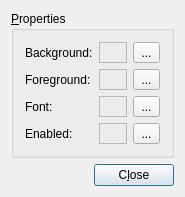
<ui version="4.0" >
 <author></author>
 <comment>*********************************************************************
**
** Copyright (C) 2011 Nokia Corporation and/or its subsidiary(-ies).
** All rights reserved.
** Contact: Nokia Corporation (qt-info@nokia.com)
**
** This file is part of the tools applications of the Qt Toolkit.
**
** $QT_BEGIN_LICENSE:LGPL$
** GNU Lesser General Public License Usage
** This file may be used under the terms of the GNU Lesser General Public
** License version 2.1 as published by the Free Software Foundation and
** appearing in the file LICENSE.LGPL included in the packaging of this
** file. Please review the following information to ensure the GNU Lesser
** General Public License version 2.1 requirements will be met:
** http://www.gnu.org/licenses/old-licenses/lgpl-2.1.html.
**
** In addition, as a special exception, Nokia gives you certain additional
** rights. These rights are described in the Nokia Qt LGPL Exception
** version 1.1, included in the file LGPL_EXCEPTION.txt in this package.
**
** GNU General Public License Usage
** Alternatively, this file may be used under the terms of the GNU General
** Public License version 3.0 as published by the Free Software Foundation
** and appearing in the file LICENSE.GPL included in the packaging of this
** file. Please review the following information to ensure the GNU General
** Public License version 3.0 requirements will be met:
** http://www.gnu.org/copyleft/gpl.html.
**
** Other Usage
** Alternatively, this file may be used in accordance with the terms and
** conditions contained in a signed written agreement between you and Nokia.
**
**
**
**
**
** $QT_END_LICENSE$
**
*********************************************************************</comment>
 <exportmacro></exportmacro>
 <class>AmbientProperties</class>
 <widget class="QDialog" name="AmbientProperties" >
  <property name="geometry" >
   <rect>
    <x>0</x>
    <y>0</y>
    <width>185</width>
    <height>173</height>
   </rect>
  </property>
  <property name="windowTitle" >
   <string>Change Ambient Properties</string>
  </property>
  <layout class="QVBoxLayout" >
   <property name="margin" >
    <number>11</number>
   </property>
   <property name="spacing" >
    <number>6</number>
   </property>
   <item>
    <widget class="QGroupBox" name="boxProperties" >
     <property name="title" >
      <string>&amp;Properties</string>
     </property>
     <layout class="QGridLayout" >
      <property name="margin" >
       <number>11</number>
      </property>
      <property name="spacing" >
       <number>6</number>
      </property>
      <item row="0" column="0" >
       <widget class="QLabel" name="TextLabel1" >
        <property name="text" >
         <string>Background:</string>
        </property>
       </widget>
      </item>
      <item row="1" column="0" >
       <widget class="QLabel" name="TextLabel2" >
        <property name="text" >
         <string>Foreground:</string>
        </property>
       </widget>
      </item>
      <item row="2" column="0" >
       <widget class="QLabel" name="TextLabel3" >
        <property name="text" >
         <string>Font:</string>
        </property>
       </widget>
      </item>
      <item row="3" column="0" >
       <widget class="QLabel" name="TextLabel4" >
        <property name="text" >
         <string>Enabled:</string>
        </property>
       </widget>
      </item>
      <item row="1" column="1" >
       <widget class="QFrame" name="foreSample" >
        <property name="frameShape" >
         <enum>QFrame::StyledPanel</enum>
        </property>
        <property name="frameShadow" >
         <enum>QFrame::Raised</enum>
        </property>
       </widget>
      </item>
      <item row="0" column="1" >
       <widget class="QFrame" name="backSample" >
        <property name="frameShape" >
         <enum>QFrame::StyledPanel</enum>
        </property>
        <property name="frameShadow" >
         <enum>QFrame::Raised</enum>
        </property>
       </widget>
      </item>
      <item row="0" column="2" >
       <widget class="QToolButton" name="buttonBackground" >
        <property name="sizePolicy" >
         <sizepolicy>
          <hsizetype>5</hsizetype>
          <vsizetype>1</vsizetype>
          <horstretch>0</horstretch>
          <verstretch>0</verstretch>
         </sizepolicy>
        </property>
        <property name="text" >
         <string>...</string>
        </property>
       </widget>
      </item>
      <item row="1" column="2" >
       <widget class="QToolButton" name="buttonForeground" >
        <property name="sizePolicy" >
         <sizepolicy>
          <hsizetype>5</hsizetype>
          <vsizetype>1</vsizetype>
          <horstretch>0</horstretch>
          <verstretch>0</verstretch>
         </sizepolicy>
        </property>
        <property name="text" >
         <string>...</string>
        </property>
       </widget>
      </item>
      <item row="2" column="2" >
       <widget class="QToolButton" name="buttonFont" >
        <property name="sizePolicy" >
         <sizepolicy>
          <hsizetype>5</hsizetype>
          <vsizetype>1</vsizetype>
          <horstretch>0</horstretch>
          <verstretch>0</verstretch>
         </sizepolicy>
        </property>
        <property name="text" >
         <string>...</string>
        </property>
       </widget>
      </item>
      <item row="3" column="1" >
       <widget class="QFrame" name="Frame6" >
        <property name="frameShape" >
         <enum>QFrame::StyledPanel</enum>
        </property>
        <property name="frameShadow" >
         <enum>QFrame::Raised</enum>
        </property>
        <layout class="QHBoxLayout" >
         <property name="margin" >
          <number>0</number>
         </property>
         <property name="spacing" >
          <number>0</number>
         </property>
         <item>
          <widget class="QLabel" name="enabledSample" >
           <property name="enabled" >
            <bool>true</bool>
           </property>
           <property name="text" >
            <string>&lt;sample></string>
           </property>
          </widget>
         </item>
        </layout>
       </widget>
      </item>
      <item row="3" column="2" >
       <widget class="QToolButton" name="buttonEnabled" >
        <property name="sizePolicy" >
         <sizepolicy>
          <hsizetype>5</hsizetype>
          <vsizetype>1</vsizetype>
          <horstretch>0</horstretch>
          <verstretch>0</verstretch>
         </sizepolicy>
        </property>
        <property name="text" >
         <string>...</string>
        </property>
        <property name="checkable" >
         <bool>true</bool>
        </property>
       </widget>
      </item>
      <item row="2" column="1" >
       <widget class="QFrame" name="fontSample" >
        <property name="frameShape" >
         <enum>QFrame::StyledPanel</enum>
        </property>
        <property name="frameShadow" >
         <enum>QFrame::Raised</enum>
        </property>
        <layout class="QHBoxLayout" >
         <property name="margin" >
          <number>0</number>
         </property>
         <property name="spacing" >
          <number>6</number>
         </property>
         <item>
          <widget class="QLabel" name="TextLabel6" >
           <property name="text" >
            <string>&lt;sample></string>
           </property>
          </widget>
         </item>
        </layout>
       </widget>
      </item>
     </layout>
    </widget>
   </item>
   <item>
    <layout class="QHBoxLayout" >
     <property name="margin" >
      <number>0</number>
     </property>
     <property name="spacing" >
      <number>6</number>
     </property>
     <item>
      <spacer>
       <property name="orientation" >
        <enum>Qt::Horizontal</enum>
       </property>
       <property name="sizeType" >
        <enum>QSizePolicy::Expanding</enum>
       </property>
       <property name="sizeHint" >
        <size>
         <width>1</width>
         <height>1</height>
        </size>
       </property>
      </spacer>
     </item>
     <item>
      <widget class="QPushButton" name="buttonClose" >
       <property name="text" >
        <string>C&amp;lose</string>
       </property>
      </widget>
     </item>
    </layout>
   </item>
  </layout>
 </widget>
 <layoutdefault spacing="6" margin="11" />
 <pixmapfunction></pixmapfunction>
 <resources/>
 <connections>
  <connection>
   <sender>buttonClose</sender>
   <signal>clicked()</signal>
   <receiver>AmbientProperties</receiver>
   <slot>accept()</slot>
   <hints>
    <hint type="sourcelabel" >
     <x>141</x>
     <y>150</y>
    </hint>
    <hint type="destinationlabel" >
     <x>51</x>
     <y>141</y>
    </hint>
   </hints>
  </connection>
 </connections>
</ui>
